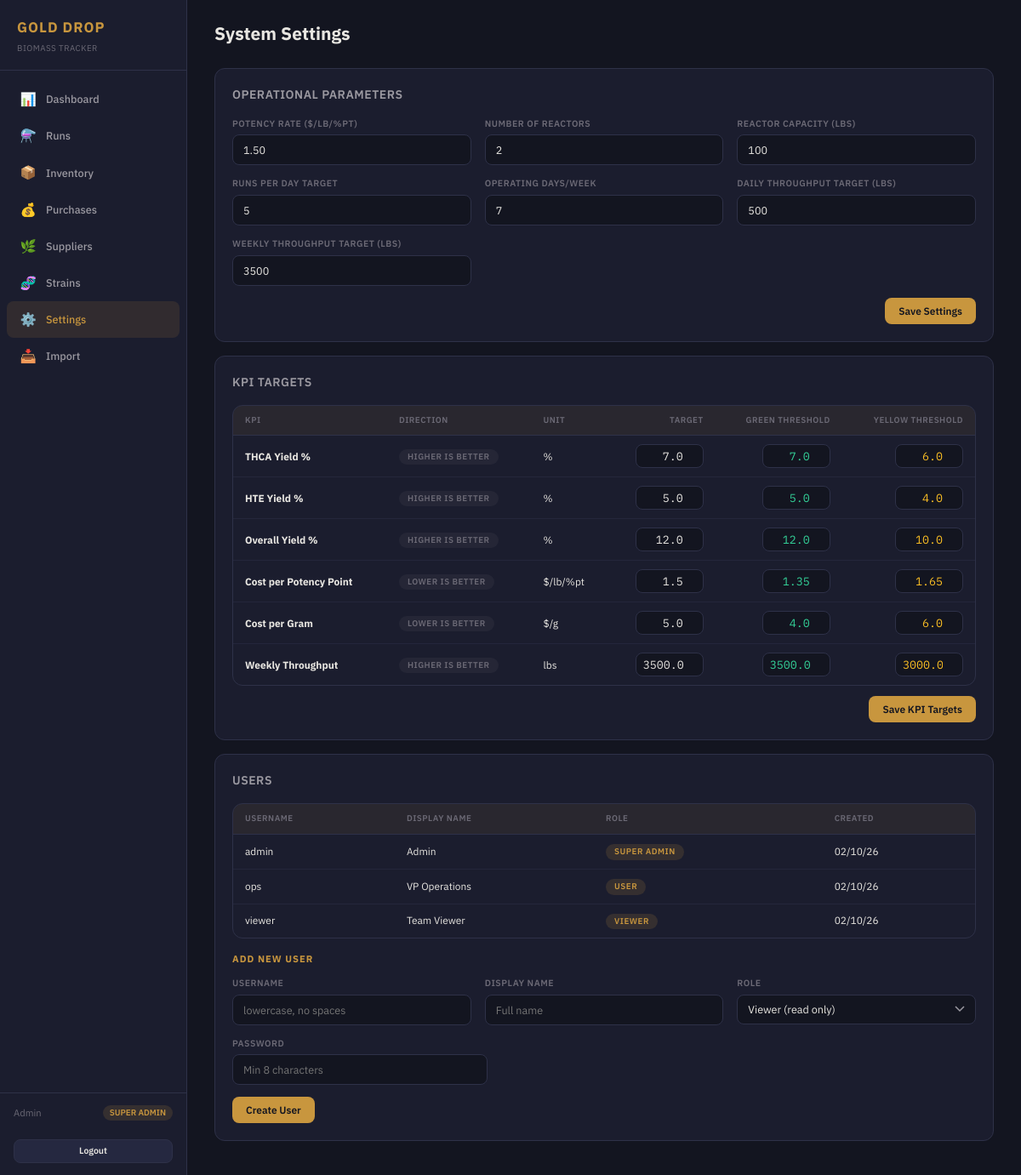
Page /settings (signed in) on the committed database.
### models.py (models this page shows, shortened)
class User(UserMixin, db.Model):
    __tablename__ = "users"
    id = db.Column(db.String(36), primary_key=True, default=gen_uuid)
    username = db.Column(db.String(80), unique=True, nullable=False)
    password_hash = db.Column(db.String(256), nullable=False)
    display_name = db.Column(db.String(120), nullable=False)
    role = db.Column(db.String(20), nullable=False, default="viewer")  # super_admin, user, viewer
    is_active_user = db.Column(db.Boolean, default=True)
    created_at = db.Column(db.DateTime, default=datetime.utcnow)
    @property
    def is_super_admin(self):
        return self.role == "super_admin"

class SystemSetting(db.Model):
    __tablename__ = "system_settings"
    key = db.Column(db.String(100), primary_key=True)
    value = db.Column(db.String(500), nullable=False)
    description = db.Column(db.String(500))
    updated_at = db.Column(db.DateTime, default=datetime.utcnow, onupdate=datetime.utcnow)

class KpiTarget(db.Model):
    __tablename__ = "kpi_targets"
    id = db.Column(db.String(36), primary_key=True, default=gen_uuid)
    kpi_name = db.Column(db.String(100), unique=True, nullable=False)
    display_name = db.Column(db.String(200), nullable=False)
    target_value = db.Column(db.Float, nullable=False)
    green_threshold = db.Column(db.Float, nullable=False)
    yellow_threshold = db.Column(db.Float, nullable=False)
    direction = db.Column(db.String(20), nullable=False)  # higher_is_better, lower_is_better
    unit = db.Column(db.String(20))
    effective_date = db.Column(db.Date, default=date.today)
    updated_by = db.Column(db.String(36), db.ForeignKey("users.id"))

### app.py (the view, shortened to what this page needs)
@app.route("/settings", methods=["GET", "POST"])
@admin_required
def settings():
    system_settings = {s.key: s.value for s in SystemSetting.query.all()}
    kpis = KpiTarget.query.all()
    users = User.query.all()
    return render_template("settings.html", system_settings=system_settings,
                           kpis=kpis, users=users)

### app.py (called while the page is built)
@login_manager.user_loader
def load_user(user_id):
    return db.session.get(User, user_id)

def admin_required(f):
    @wraps(f)
    @login_required
    def decorated(*args, **kwargs):
        if not current_user.is_super_admin:
            flash("Admin access required.", "error")
            return redirect(url_for("dashboard"))
        return f(*args, **kwargs)
    return decorated

### templates/settings.html (shortened to what this page needs)
{% extends "base.html" %}
{% block content %}
<div class="page-header">
  <h2>System Settings</h2>
</div>
<div class="card">
  <div class="card-header"><h3>Operational Parameters</h3></div>
  <form method="POST">
    <div class="form-row-3">
      <div class="form-group">
        <label>Potency Rate ($/lb/%pt)</label>
        <input type="number" name="potency_rate" value="{{ system_settings.get('potency_rate', '1.50') }}" step="0.01">
      </div>
      <div class="form-group">
        <label>Number of Reactors</label>
        <input type="number" name="num_reactors" value="{{ system_settings.get('num_reactors', '2') }}">
      </div>
      <div class="form-group">
        <label>Reactor Capacity (lbs)</label>
        <input type="number" name="reactor_capacity" value="{{ system_settings.get('reactor_capacity', '100') }}">
      </div>
    </div>
    <div class="form-row-3">
      <div class="form-group">
        <label>Runs Per Day Target</label>
        <input type="number" name="runs_per_day" value="{{ system_settings.get('runs_per_day', '5') }}">
      </div>
      <div class="form-group">
        <label>Operating Days/Week</label>
        <input type="number" name="operating_days" value="{{ system_settings.get('operating_days', '7') }}">
      </div>
      <div class="form-group">
        <label>Daily Throughput Target (lbs)</label>
        <input type="number" name="daily_throughput_target" value="{{ system_settings.get('daily_throughput_target', '500') }}">
      </div>
    </div>
    <div class="form-row-3">
      <div class="form-group">
        <label>Weekly Throughput Target (lbs)</label>
        <input type="number" name="weekly_throughput_target" value="{{ system_settings.get('weekly_throughput_target', '3500') }}">
      </div>
    </div>
    <div class="form-actions" style="border:none;padding:0;margin:0;">
      <button type="submit" class="btn btn-primary">Save Settings</button>
    </div>
  </form>
</div>
<div class="card">
  <div class="card-header"><h3>KPI Targets</h3></div>
  <form method="POST">
    <div class="table-wrap">
      <table>
        <thead>
          <tr>
            <th>KPI</th>
            <th>Direction</th>
            <th>Unit</th>
            <th class="text-right">Target</th>
            <th class="text-right">Green Threshold</th>
            <th class="text-right">Yellow Threshold</th>
          </tr>
        </thead>
        <tbody>
          {% for kpi in kpis %}
          <tr>
            <td><strong>{{ kpi.display_name }}</strong></td>
            <td><span class="badge badge-gray">{{ kpi.direction.replace('_', ' ') }}</span></td>
            <td>{{ kpi.unit }}</td>
            <td class="text-right">
              <input type="number" name="target_{{ kpi.id }}" value="{{ kpi.target_value }}" step="0.01"
                     style="width:80px;padding:4px 8px;background:var(--dark);border:1px solid var(--dark-border);border-radius:var(--radius);color:var(--text-primary);text-align:right;font-family:var(--font-mono);">
            </td>
            <td class="text-right">
              <input type="number" name="green_{{ kpi.id }}" value="{{ kpi.green_threshold }}" step="0.01"
                     style="width:80px;padding:4px 8px;background:var(--dark);border:1px solid var(--dark-border);border-radius:var(--radius);color:var(--green);text-align:right;font-family:var(--font-mono);">
            </td>
            <td class="text-right">
              <input type="number" name="yellow_{{ kpi.id }}" value="{{ kpi.yellow_threshold }}" step="0.01"
                     style="width:80px;padding:4px 8px;background:var(--dark);border:1px solid var(--dark-border);border-radius:var(--radius);color:var(--yellow);text-align:right;font-family:var(--font-mono);">
            </td>
          </tr>
          {% endfor %}
        </tbody>
      </table>
    </div>
    <div class="form-actions" style="border:none;padding-top:12px;margin:0;">
      <button type="submit" class="btn btn-primary">Save KPI Targets</button>
    </div>
  </form>
</div>
<div class="card">
  <div class="card-header"><h3>Users</h3></div>
  <div class="table-wrap mb-2">
    <table>
      <thead>
        <tr><th>Username</th><th>Display Name</th><th>Role</th><th>Created</th></tr>
      </thead>
      <tbody>
        {% for u in users %}
        <tr>
          <td>{{ u.username }}</td>
          <td>{{ u.display_name }}</td>
          <td><span class="badge badge-gold">{{ u.role.replace('_', ' ') }}</span></td>
          <td>{{ u.created_at.strftime('%m/%d/%y') if u.created_at else '—' }}</td>
        </tr>
        {% endfor %}
      </tbody>
    </table>
  </div>
  <form method="POST">
    <h4 style="color:var(--gold);font-size:0.8rem;text-transform:uppercase;letter-spacing:1px;margin:16px 0 12px;">Add New User</h4>
    <div class="form-row-3">
      <div class="form-group">
        <label>Username</label>
        <input type="text" name="new_username" placeholder="lowercase, no spaces">
      </div>
      <div class="form-group">
        <label>Display Name</label>
        <input type="text" name="new_display" placeholder="Full name">
      </div>
      <div class="form-group">
        <label>Role</label>
        <select name="new_role">
          <option value="viewer">Viewer (read only)</option>
        </select>
      </div>
    </div>
    <div class="form-group" style="max-width:300px;">
      <label>Password</label>
      <input type="password" name="new_password" placeholder="Min 8 characters">
    </div>
    <button type="submit" class="btn btn-primary">Create User</button>
  </form>
</div>
{% endblock %}

### templates/base.html (shortened to what this page needs)
<!DOCTYPE html>
<html lang="en">
<head>
  <link rel="stylesheet" href="{{ url_for('static', filename='css/style.css') }}">
</head>
<body>
  <div class="layout">
    <nav class="sidebar">
      <div class="sidebar-logo">
        <h1>GOLD DROP</h1>
        <small>Biomass Tracker</small>
      </div>
      <div class="sidebar-nav">
        <a href="{{ url_for('dashboard') }}" class="{% if request.endpoint == 'dashboard' %}active{% endif %}">
          <span class="icon">📊</span><span>Dashboard</span>
        </a>
        <a href="{{ url_for('runs_list') }}" class="{% if request.endpoint in ('runs_list', 'run_new', 'run_edit') %}active{% endif %}">
          <span class="icon">⚗️</span><span>Runs</span>
        </a>
        <a href="{{ url_for('inventory') }}" class="{% if request.endpoint == 'inventory' %}active{% endif %}">
          <span class="icon">📦</span><span>Inventory</span>
        </a>
        <a href="{{ url_for('purchases_list') }}" class="{% if request.endpoint in ('purchases_list', 'purchase_new', 'purchase_edit') %}active{% endif %}">
          <span class="icon">💰</span><span>Purchases</span>
        </a>
        <a href="{{ url_for('suppliers_list') }}" class="{% if request.endpoint in ('suppliers_list', 'supplier_new', 'supplier_edit') %}active{% endif %}">
          <span class="icon">🌿</span><span>Suppliers</span>
        </a>
        <a href="{{ url_for('strains_list') }}" class="{% if request.endpoint == 'strains_list' %}active{% endif %}">
          <span class="icon">🧬</span><span>Strains</span>
        </a>
        {% if current_user.is_super_admin %}
        <a href="{{ url_for('settings') }}" class="{% if request.endpoint == 'settings' %}active{% endif %}">
          <span class="icon">⚙️</span><span>Settings</span>
        </a>
        {% endif %}
        <a href="{{ url_for('import_csv') }}" class="{% if request.endpoint in ('import_csv', 'import_confirm') %}active{% endif %}">
          <span class="icon">📥</span><span>Import</span>
        </a>
      </div>
      <div class="sidebar-user">
        <span>{{ current_user.display_name }}</span>
        <span class="role">{{ current_user.role.replace('_', ' ') }}</span>
      </div>
      <div style="padding: 8px 16px 14px;">
        <a href="{{ url_for('logout') }}" class="btn btn-secondary btn-sm w-full" style="justify-content:center;">Logout</a>
      </div>
    </nav>
    <main class="main-content">
      {% block content %}{% endblock %}
    </main>
  </div>
</body>
</html>

### rows in the picture
User: display_name "Admin", role.replace "SUPER ADMIN", username "admin", created_at "02/10/26"
SystemSetting: potency_rate "1.50"
SystemSetting: reactor_capacity "100"
SystemSetting: daily_throughput_target "500"
SystemSetting: weekly_throughput_target "3500"
KpiTarget: display_name "THCA Yield %", direction.replace "HIGHER IS BETTER", unit "%", target_value "7.0", green_threshold "7.0", yellow_threshold "6.0"
KpiTarget: display_name "HTE Yield %", direction.replace "HIGHER IS BETTER", unit "%", target_value "5.0", green_threshold "5.0", yellow_threshold "4.0"
KpiTarget: display_name "Overall Yield %", direction.replace "HIGHER IS BETTER", unit "%", target_value "12.0", green_threshold "12.0", yellow_threshold "10.0"
KpiTarget: display_name "Cost per Potency Point", direction.replace "LOWER IS BETTER", unit "$/lb/%pt", target_value "1.5", green_threshold "1.35", yellow_threshold "1.65"
KpiTarget: display_name "Cost per Gram", direction.replace "LOWER IS BETTER", unit "$/g", target_value "5.0", green_threshold "4.0", yellow_threshold "6.0"
KpiTarget: display_name "Weekly Throughput", direction.replace "HIGHER IS BETTER", unit "lbs", target_value "3500.0", green_threshold "3500.0", yellow_threshold "3000.0"
User: username "ops", display_name "VP Operations", role.replace "USER", created_at "02/10/26"
User: username "viewer", display_name "Team Viewer", role.replace "VIEWER", created_at "02/10/26"
